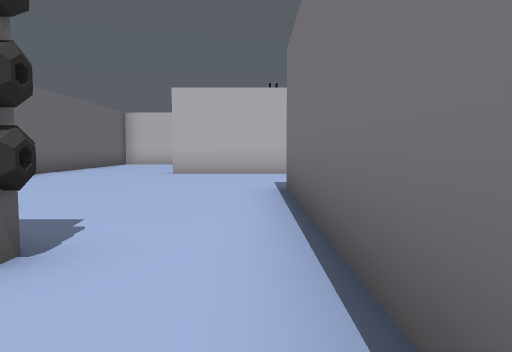
[1] (above)

20 first-person views from a walk through a Unity game level. The camera is 1.2 m above the floor, tilts 4° down and sees 70° across. The floor is counted in squares, 2 m on a side. Each view is taken from the middle of a square. On the plan, view 1 faces up. The plan holds only what a view shows up to about 10 squares ahead; the rest is blank. The player character is not drawn.

[2]
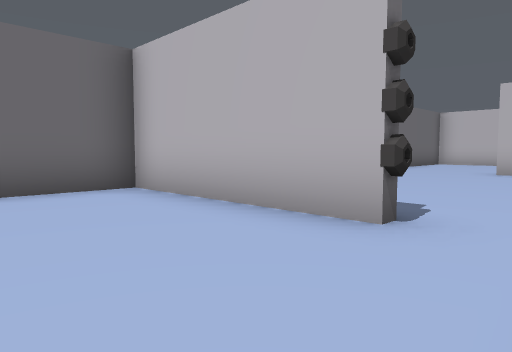

[3]
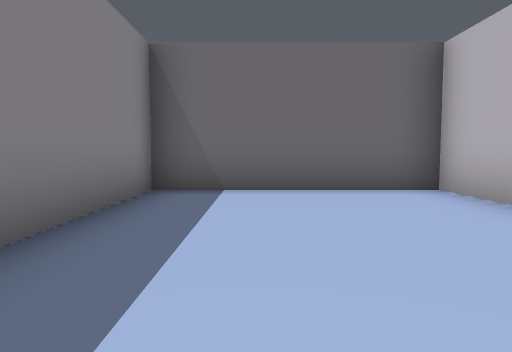

[4]
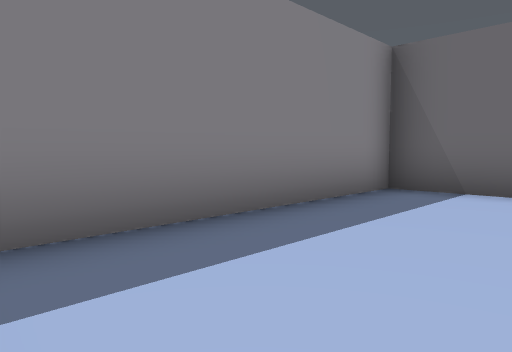

[5]
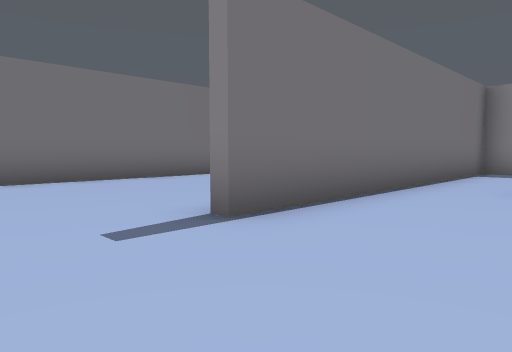

[6]
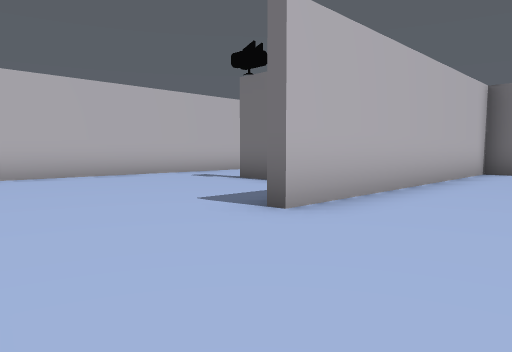

[7]
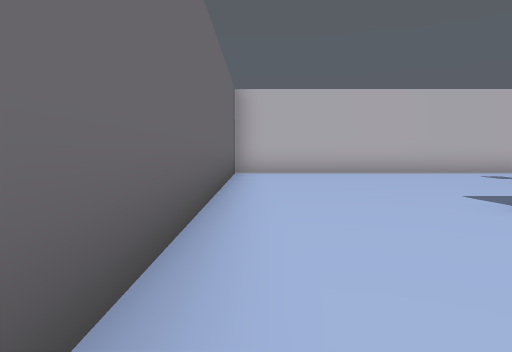

[8]
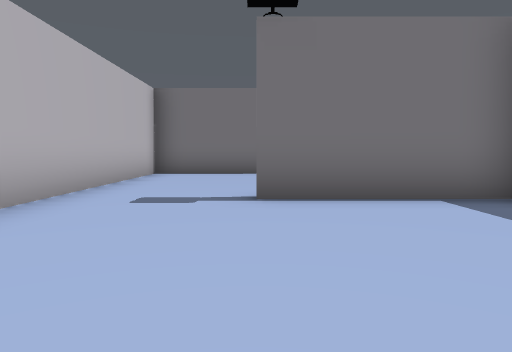

[9]
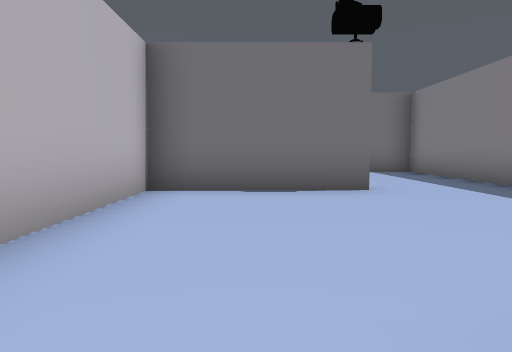

[10]
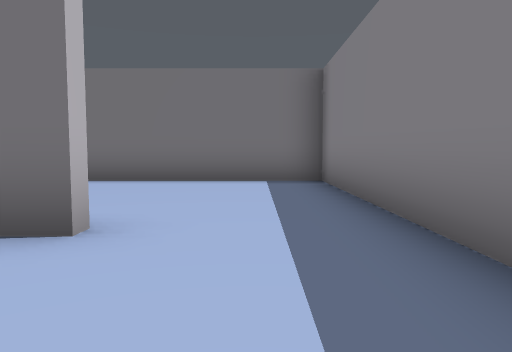

[11]
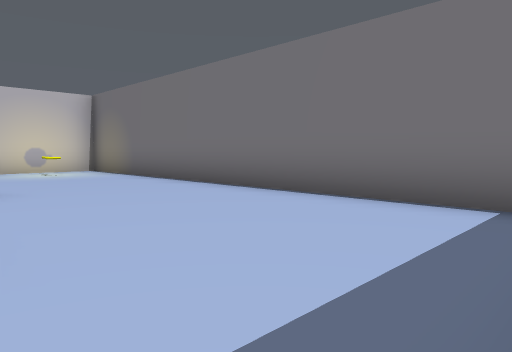

[12]
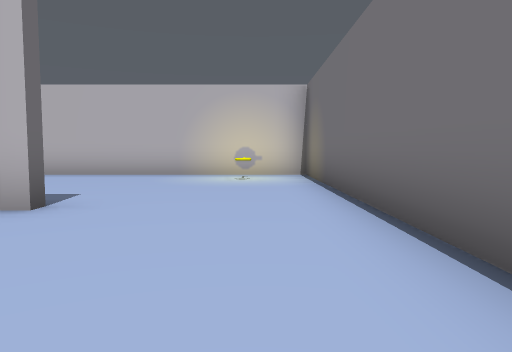

[13]
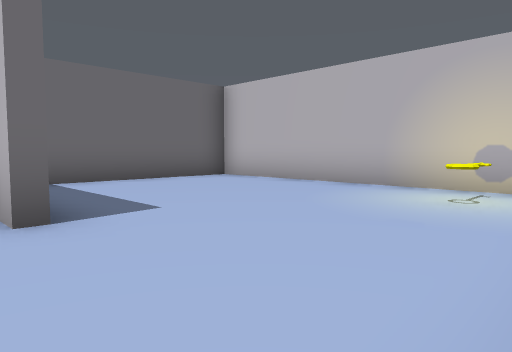

[14]
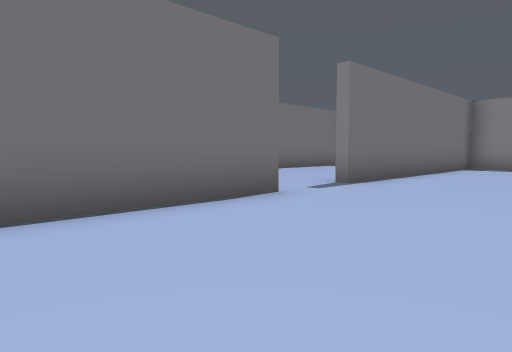

[15]
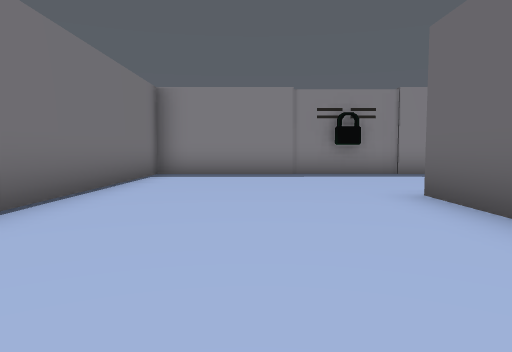

[16]
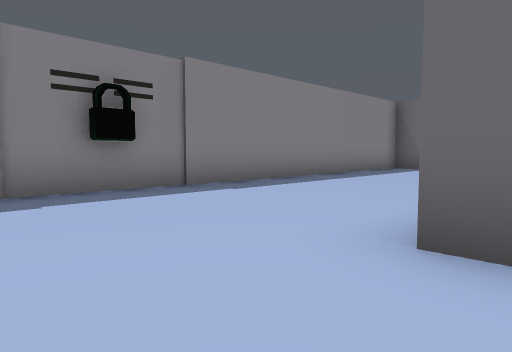

[17]
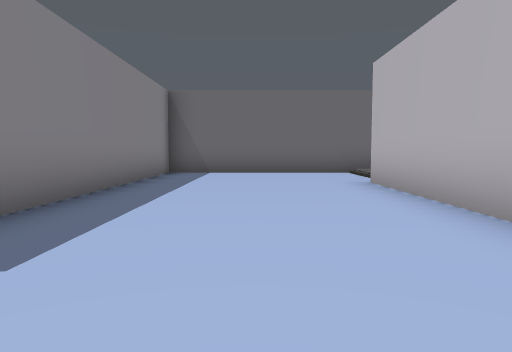

[18]
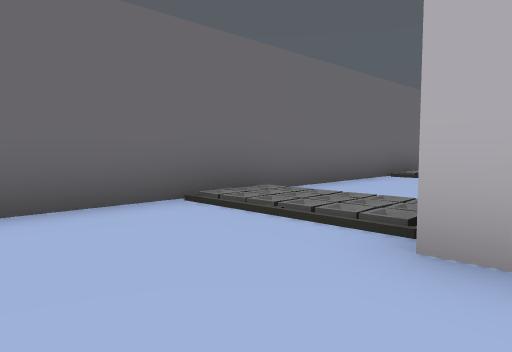

[19]
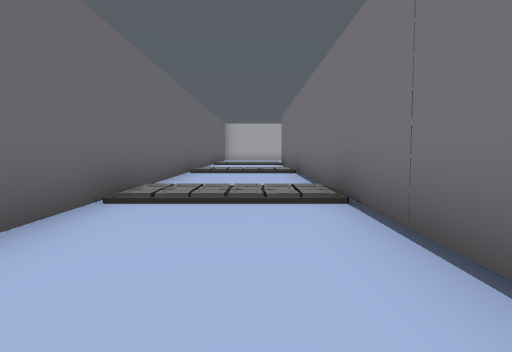

[20]
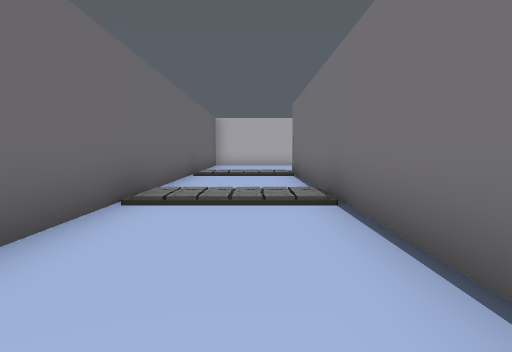

### Floor plan
Key: @ floor where view 1 was taken; # wall or solid block; . floor; / step, stairs or slope; K key; O other object.
Columns run from 9 left of view 1 to 11 right of it. Each row starts with its distance up from view 1.
 21             #########
 20             #.....K.#
 19             #.......#
 18             #.......#
 17             #.......#
 16    #############....#
 15    #...........#....#
 14 #//#...........#....#
 13 #..#...........#....#
 12 #..#......#.........#
 11 #..#......# ........#
 10 #//#......#  .......#
  9 #//#...##############
  8 #..#.........  #
  7 #..#...........#
  6 #..#...........#
  5 #..#  ....#....#
  4 #//#  ....#....#
  3 #//#   ...#....#
  2 #..#####O.#.....
  1 #..#......#......
  0 #..#.....@#....#.
 -1 #//#......#....#..
 -2 #//#......#....#..
 -3 #..########....#
 -4 #..............#
 -5 #..............#
 -6 #..............#
 -7 #..............#
 -8 #########OO#####

Positions as (right, up) in squares from view 1, and headings:
1: (0, 0), facing up
2: (0, -1), facing up-left
3: (0, -1), facing left
4: (0, 0), facing down-left
5: (-2, 8), facing down-right
6: (-5, 7), facing up-right
7: (-5, 6), facing up
8: (-4, 13), facing right
9: (0, 14), facing right
10: (3, 11), facing right
11: (6, 10), facing up-right
12: (9, 12), facing up
13: (10, 15), facing up-left
14: (2, 6), facing down-right
15: (3, 2), facing down
16: (3, -2), facing down-left
17: (1, -5), facing left
18: (-5, -5), facing up-left
19: (-7, -1), facing up
20: (-7, 4), facing up
